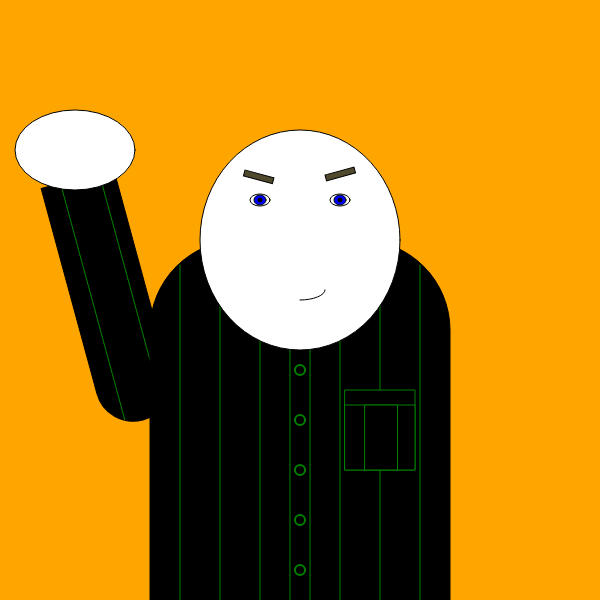
Frame 1 (no input)
Frame 60 (no input): identical to frame 1, image omitted
Frame 120 (the mouse pressed at the canvas centre since frame 60): identical to frame 1, image omitted

The p5.js sketch that drew this single still picture (run headless with seeded random() and noise() and a simulated clock; from frame 60 on, the mouse is pressed at the canvas centre):

// p5.js sketch
// ── sketch.js
function setup() {
  createCanvas( 600, 600 );
}

function draw() {
  background( "orange" );
  push();

  //left arm
  push();
  translate( 100, 100 );
  rotate( "50" );
  fill( 'rgb(0,0,0)' );
  rect( -80, 70, 75, 250, 0, 0, 98, 98 );
  push();
  //shirt stripe
  translate( -60, 78 );
  stroke( "green" );
  line( 0, -3, 0, 237 );
  stroke( "green" );
  line( 40, 0, 40, 247 );
  pop();
  pop();

  //left hand
  push();
  translate( 75, 150 );
  ellipse( 0, 0, 120, 80 );
  pop();
  //right arm

  //Body- will use a rectangle
  push();
  translate( 300, 240 );
  fill( 'rgb(0,0,0)' );
  rect( -150, 0, 300, 500, 90);
  pop();

  //Shirt- will try to form a button down. will use ellipse and rect
  push();
  translate( 300, 240 );
  stroke( "green" );
  line( 10, 0, 10, 600 );
  stroke( "green" );
  line( -10, 0, -10, 600 );

  //button1
  push();
  stroke( "green" );
  strokeWeight( "2" );
  fill( 'rgba(0, 0, 0, 0.65)' );
  ellipse( 0, 130, 10, 10 );

  //button2
  stroke( "green" );
  strokeWeight( "2" );
  fill( 'rgba(0, 0, 0, 0.65)' );
  ellipse( 0, 180, 10, 10 );

  //button3
  stroke( "green" );
  strokeWeight( "2" );
  fill( 'rgba(0, 0, 0, 0.65)' );
  ellipse ( 0, 230, 10, 10 );

  //button4
  stroke( "green" );
  strokeWeight( "2" );
  fill( 'rgba(0, 0, 0, 0.65)' );
  ellipse( 0, 280, 10, 10 );

  //button5
  stroke( "green" );
  strokeWeight( "2" );
  fill( 'rgba(0, 0, 0, 0.65)' );
  ellipse( 0, 330, 10, 10 );
  pop();

  //stripes on shirt
  //stripe1
  push();
  stroke( "green" );
  line( 40, 25, 40, 400 );

  //stripe2
  stroke( "green" );
  line( 80, 25, 80, 400 );

  //stripe3
  stroke( "green" );
  line( 120, 25, 120, 400 );

  //stripe4
  stroke( "green" );
  line( -40, 25, -40, 400 );

  //stripe5
  stroke( "green" );
  line( -80, 25, -80, 400 );

  //stripe6
  stroke( "green" );
  line( -120, 25, -120, 400 );
  pop();

  //pocket
  push();
  fill( "black" );
  rect( 45, 150, 70, 80 );

  fill ( "black" );
  rect( 45, 165, 70, 65 );

  fill ( "black" );
  rect( 65, 165, 32.5, 65);
  pop();

  pop();

  pop();

  //head- will use an ellipse (more vertical)
  push();
  translate( 300, 240 );
  ellipse( 0, 0, 200, 220 );

  /*Left eye - will use horizontal ellipses, with ellipses inside,
    and a circle for the pupil*/
  push();
  translate( -40 , -40 );
  ellipse( 0, 0, 20, 12 );
  fill( "blue" );
  ellipse( 0, 0, 12, 10 );
  fill( 'rgb(0,0,0)');
  ellipse ( 0, 0, 4, 4);
  pop();

  //Right eye- same as left eye
  push();
  translate ( 40, -40 );
  ellipse( 0, 0, 20, 12 );
  fill( "blue" );
  ellipse( 0, 0, 12, 10 );
  fill( 'rgb(0,0,0)');
  ellipse ( 0, 0, 4, 4);
  pop();

  //Left eyebrow
  push();
  translate( -55, -70 );
  rotate( -50 );
  fill( "#50492e" );
  rect( 0, 0, 30, 6 );
  pop();

  //Right eyebrow
  push();
  translate( 25, -65 );
  rotate( 50 );
  fill( "#50492e" );
  rect( 0, 0, 30, 6 );
  pop();

  //Mouth
  push();
  arc( 0, 50, 50, 20, 0, PI /2);
  pop();
  pop();

  pop();



}
